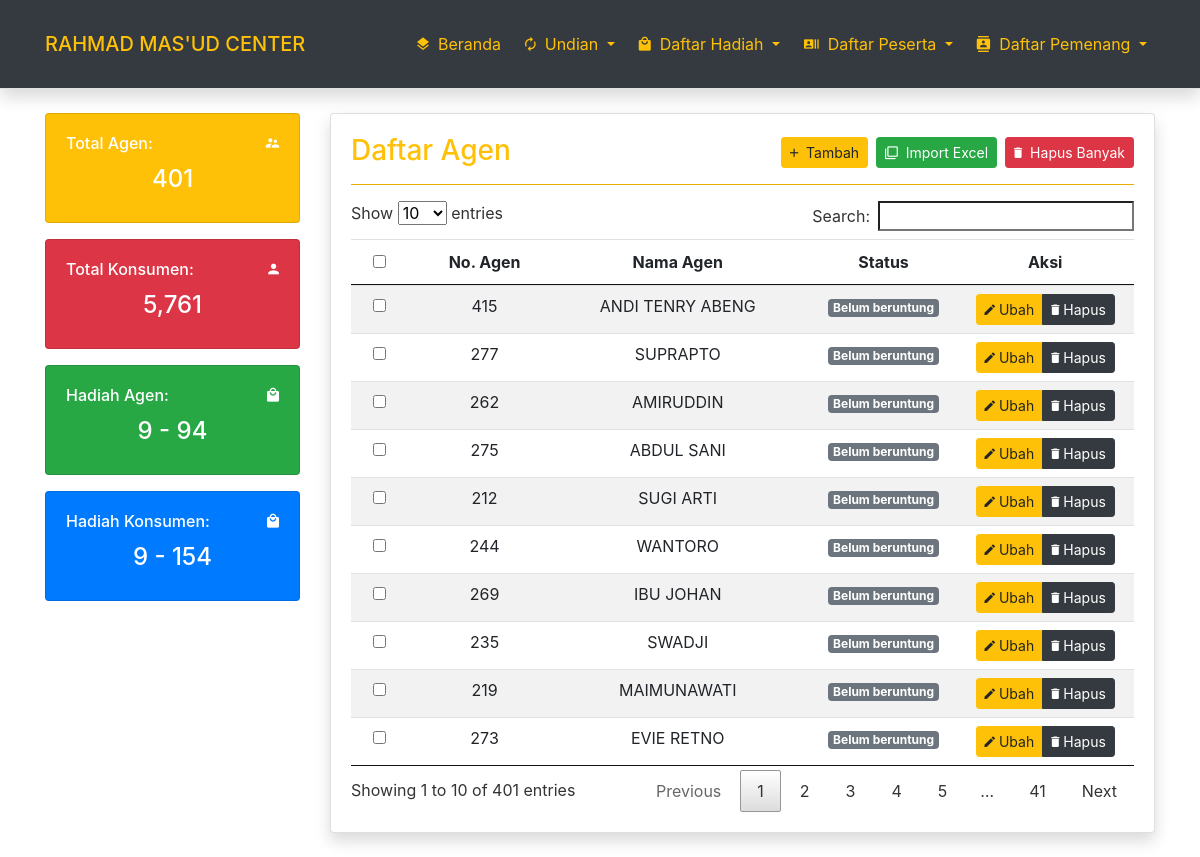
Page /?view=agen on the committed database.
### tables this page shows
CREATE TABLE `agen` (
  `id_agen` int(11) NOT NULL,
  `no_agen` varchar(5) NOT NULL,
  `nm_agen` varchar(100) NOT NULL,
  `nik_agen` varchar(20) NOT NULL,
  `kec_agen` varchar(50) NOT NULL,
  `kel_agen` varchar(100) NOT NULL,
  `rt_agen` int(3) NOT NULL,
  `tlp_agen` varchar(15) NOT NULL,
  `stts_agen` int(1) NOT NULL,
  `prioritas_agen` int(1) NOT NULL,
  `hdh_id` int(11) NOT NULL
);

### php/koneksi.php (called while the page is built, shortened)
<?php
$path    = "http://localhost/www/app-undian";

### php/bcrypt.php (called while the page is built, shortened)
<?php
function b_encode($string)
{
  $encrypt_text = '412' . rand(111111111, 999999999) . '020' . $string;
  $encrypt_result = base64_encode($encrypt_text);
  return $encrypt_result;
}

### agen.php (the view)
<div class="card shadow">
  <div class="card-body">
    <h3 class="text-warning">
      Daftar Agen
      <span class="float-right ml-2">
        <button type="button" onclick="deleteAll()" class="btn btn-sm btn-danger">
          <i class="zmdi zmdi-delete"></i>&nbsp; Hapus Banyak
        </button>
      </span>
      <span class="float-right ml-2">
        <a href="?view=agen-import" class="btn btn-sm btn-success">
          <i class="zmdi zmdi-collection-item"></i>&nbsp; Import Excel
        </a>
      </span>
      <span class="float-right">
        <a href="?view=agen-tambah" class="btn btn-sm btn-warning">
          <i class="zmdi zmdi-plus"></i>&nbsp; Tambah
        </a>
      </span>
    </h3>
    <hr class="bg-warning">
    <div class="row">
      <div class="col-lg-12">
        <div class="table-responsive">
          <form action="<?= $path . '/php/agen_hapus_banyak.php'; ?>" method="post" id="form-delete">
            <table class="table table-striped text-center dataTable">
              <thead>
                <tr>
                  <th scope="row">
                    <div class="form-check form-check-inline">
                      <input class="form-check-input" onchange="checkAll(this)" type="checkbox" id="cekAll">
                    </div>
                  </th>
                  <th scope="row">No. Agen</th>
                  <th scope="row">Nama Agen</th>
                  <th scope="row">Status</th>
                  <th scope="row">Aksi</th>
                </tr>
              </thead>
              <tbody>
                <?php
                $query  = "SELECT * FROM agen ORDER BY id_agen DESC";
                $sql    = mysqli_query($conn, $query) or die(mysqli_error($conn));
                while ($psrt = mysqli_fetch_array($sql)) :
                ?>
                  <tr>
                    <td>
                      <div class="form-check form-check-inline">
                        <input class="form-check-input cekByID" name="id[]" type="checkbox" value="<?= $psrt['id_agen']; ?>">
                      </div>
                    </td>
                    <td><?= $psrt['no_agen']; ?></td>
                    <td><?= $psrt['nm_agen']; ?></td>
                    <td>
                      <?php
                      if ($psrt['stts_agen'] == 0) {
                        echo '<span class="badge badge-secondary">Belum beruntung</span>';
                      } elseif ($psrt['stts_agen'] == 1) {
                        echo
                          '<span class="badge badge-warning text-white">Menang</span>';
                      }
                      ?>
                    </td>
                    <td>
                      <div class="btn-group" role="group">
                        <a href="?view=agen-ubah&id=<?= b_encode($psrt['id_agen']) ?>" class="btn btn-sm btn-warning"><i class="zmdi zmdi-edit"></i>&nbsp;Ubah</a>
                        <a href="?view=agen-hapus&id=<?= b_encode($psrt['id_agen']) ?>" class="btn btn-sm btn-dark"><i class="zmdi zmdi-delete"></i>&nbsp;Hapus</a>
                      </div>
                    </td>
                  </tr>
                <?php endwhile; ?>
              </tbody>
            </table>
          </form>
        </div>
      </div>
    </div>
  </div>
</div>

### rows in the picture
agen: no_agen "415", nm_agen "ANDI TENRY ABENG", stts_agen "Belum beruntung"
agen: no_agen "277", nm_agen "SUPRAPTO", stts_agen "Belum beruntung"
agen: no_agen "262", nm_agen "AMIRUDDIN", stts_agen "Belum beruntung"
agen: no_agen "275", nm_agen "ABDUL SANI", stts_agen "Belum beruntung"
agen: no_agen "212", nm_agen "SUGI ARTI", stts_agen "Belum beruntung"
agen: no_agen "244", nm_agen "WANTORO", stts_agen "Belum beruntung"
agen: no_agen "269", nm_agen "IBU JOHAN", stts_agen "Belum beruntung"
agen: no_agen "235", nm_agen "SWADJI", stts_agen "Belum beruntung"
agen: no_agen "219", nm_agen "MAIMUNAWATI", stts_agen "Belum beruntung"
agen: no_agen "273", nm_agen "EVIE RETNO", stts_agen "Belum beruntung"

### other values in the picture
$title "RAHMAD MAS'UD CENTER"
$totalAgen "401"
$totalPelanggan "5,761"
$totalHadiahAgen "9"
$jumlahHadiahAgen "94"
$totalHadiahPelanggan "9"
$jumlahHadiahPelanggan "154"
